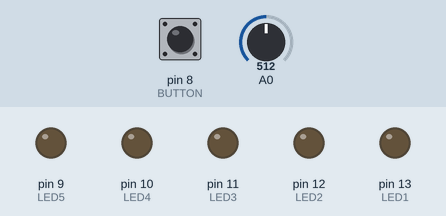
The sketch below on a simulated Arduino Uno, built with avr-gcc and run on an emulated ATmega328P. Parts: output pins drawn as LEDs (lit = HIGH). Dashed ring = blinking. Inputs (shaded band) come from the test bench; at power-on: pin 8 (BUTTON) LOW, A0 = 512.

Above: at 1.2 s.
1.3 s: pin 8 (BUTTON) pulled HIGH for 0.15 s
At 1.54 s:
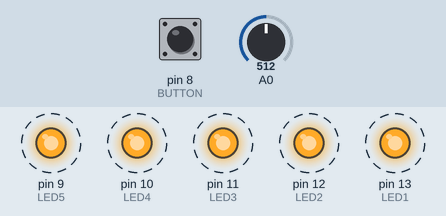
4.4 s: A0 set to 0
At 5.2 s:
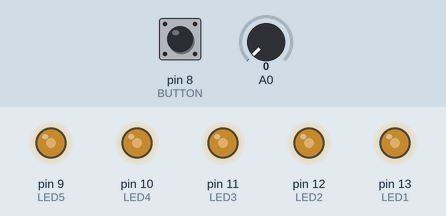
5.9 s: A0 set to 4
8.9 s: A0 set to 306
At 9.34 s:
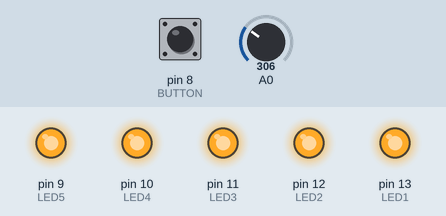
11.9 s: pin 8 (BUTTON) pulsed HIGH 2 times (0.12 s each, 0.3 s apart)
At 12.44 s:
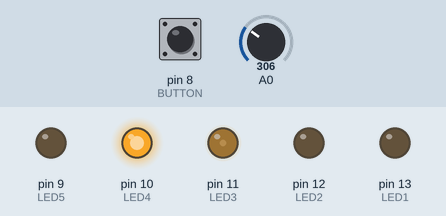
14.9 s: pin 8 (BUTTON) pulled HIGH for 1 s
Timing chart, 0 to 18.9 s (numbered marks = the images above; inputs shaded):
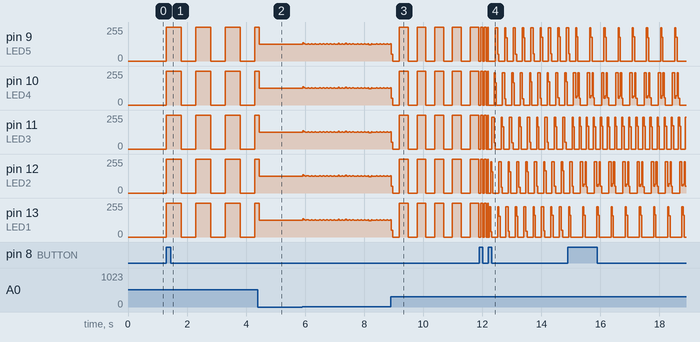

The sketch:

MP1-bike_light.ino
```cpp
// Set GPIO pins
const uint8_t LED1 = 13;
const uint8_t LED2 = 12;
const uint8_t LED3 = 11;
const uint8_t LED4 = 10;
const uint8_t LED5 = 9;
const uint8_t BUTTON = 8;
const uint8_t POT = A0;
uint8_t lights[5] = {LED1, LED2, LED3, LED4, LED5};

// Set durations (in ms) of various light modes
const uint16_t SLOW_BLINK_DURATION = 500;
const uint16_t FAST_BLINK_DURATION = 100;
const uint16_t LOOP_DURATION = 100;

// Delay between allowed button presses
const uint16_t BUTTON_PRESS_DELAY = 200;

// Number of light modes to cycle through
const uint8_t NUM_MODES = 5;

// Event-time trackers
uint32_t last_button_press;
uint32_t blink_time;

// Tracks the light mode
uint8_t light_mode = 0;

// Modifies the speed of all modes
float speed_multiplier;

void setup() {
  Serial.begin(9600);
  pinMode(LED1, OUTPUT);
  pinMode(LED2, OUTPUT);
  pinMode(LED3, OUTPUT);
  pinMode(LED4, OUTPUT);
  pinMode(LED5, OUTPUT);
  pinMode(BUTTON, INPUT);
}

void loop() {
  uint32_t t = millis();
  // Update light_mode if button is pressed
  detect_button_press(t);
  // Update speed multiplier
  read_pot();
  // Match light mode to various light mode functions
  switch(light_mode) {
    case 0: set_all_lights(LOW); break;
    case 1: blink_lights(t, SLOW_BLINK_DURATION); break;
    case 2: blink_lights(t, FAST_BLINK_DURATION); break;
    case 3: loop_lights(t); break;
    case 4: bounce_lights(t); break;
  }
}

// Detect if the button was just pressed, if so, tick light_mode by 1
int last_button_state = LOW;
void detect_button_press(uint32_t t) {
  bool button_state = digitalRead(BUTTON);
  // If the button is high and was previously low, and hasn't been pressed within the BUTTON_PRESS_DELAY time
  if (button_state == HIGH && last_button_state == LOW && t >= last_button_press + BUTTON_PRESS_DELAY) {
    // Tick by 1, mod 5
    light_mode ++;
    light_mode = light_mode % NUM_MODES;
    last_button_press = t;
  }
  last_button_state = button_state;
}

// Set the speed multiplier based on the potentiometer
void read_pot() {
  // Reads the potentiometer as a value between 0 and 1024
  // Normalize to 0 to 2: zero times the wait duration or double the wait duration
  speed_multiplier = analogRead(A0) / 512.;
}

// Set LED 1, 2, 3, 4, and 5 the same state
void set_all_lights(bool state) {
  digitalWrite(LED1, state);
  digitalWrite(LED2, state);
  digitalWrite(LED3, state);
  digitalWrite(LED4, state);
  digitalWrite(LED5, state);
}

// Blink all lights with a given wait duration
void blink_lights(uint32_t t, uint16_t blink_duration) {
  // If the lights haven't blinked for the blink duration
  if (t >= blink_time + blink_duration * speed_multiplier) {
    // Turn the lights on if off, off if on
    set_all_lights(!digitalRead(LED1));
    blink_time = t;
  }
}

// Turn on one light at a time in a looping pattern
uint8_t active_light = 0;
void loop_lights(uint32_t t) {
  // Turn off all lights
  set_all_lights(LOW);
  // Turn on the active light by idx in the lights array
  digitalWrite(lights[active_light], HIGH);
  // If the active light hasn't changed for the LOOP_DURATION, set the next light to active
  if (t >= blink_time + LOOP_DURATION * speed_multiplier) {
    // Tick the active light idx by 1, mod 5
    active_light ++;
    active_light = active_light % 5;
    blink_time = t;
  }
}

// Turn on one light at a time in a bouncing pattern
bool ascending = true;
void bounce_lights(uint32_t t) {
  // Turn off all lights
  set_all_lights(LOW);
  // Turn on the active light by idx in the lights array
  digitalWrite(lights[active_light], HIGH);
  // If the active light hasn't changed for the LOOP_DURATION, set the next light to active
  if (t >= blink_time + LOOP_DURATION * speed_multiplier) {
    // If the active light is at the lower end, begin ascending, if the active light is at the upper end, begin descending
    switch(active_light) {
      case 0: ascending = true; break;
      case 4: ascending = false; break;
    }
    // If ascending, tick active light idx by 1
    if (ascending) {
      active_light ++;
     // If descending, tick active light idx by -1
    } else {
      active_light --;
    }
    blink_time = t;
  }
}
```

Measured:
- after the input at 1.3 s, pin 9 (LED5), pin 10 (LED4), pin 11 (LED3), pin 12 (LED2), pin 13 (LED1): alternates 255/255 for 0.50 s and 0/255 for 0.50 s, starting at once
